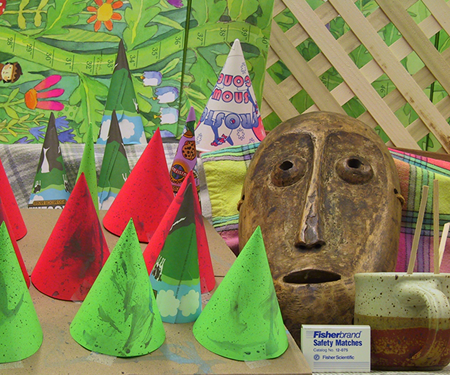
#> input picture ProjectFiles/CSC-340/Media/cones1.png, 450 x 375 px, found by its file name
$ python CSC-340.py
#> lines starting #> are read from the running program, lines starting #| are printed output that depends on the picture
import cv2
import numpy as np

# read in an image in opencv
image = cv2.imread("ProjectFiles/CSC-340/Media/cones1.png")
#> image is the input picture: shape (375, 450, 3); mean B, G, R 82.3, 130.2, 132.6

# get size of image
numRows = image.shape[0]
#> numRows = 375
numCols = image.shape[1]
#> numCols = 450
print("Number of rows: ", numRows)
#| Number of rows:  375
print("Number of columns: ", numCols)
#| Number of columns:  450

# create a second image of the same size of the first image
emptyIm = np.zeros((numRows, numCols, 3), np.float32)

# itterate over all pixels
for i in range(numRows):
    for j in range(numCols):
        # copy blue channel into empty image
       emptyIm[i][j][0] = image[i][j][0]
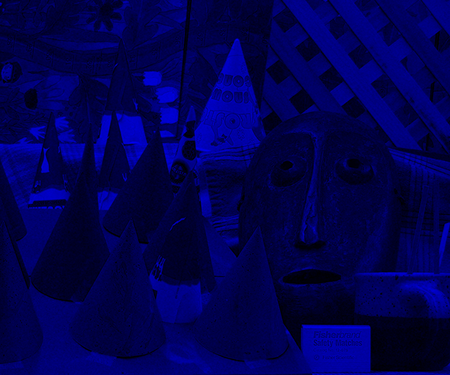
#> emptyIm: shape (375, 450, 3) float32; mean B, G, R 82.3, 0, 0

# display the image
cv2.imshow("Image", emptyIm / 255.0)


cv2.waitKey(0) # wait for a key press "enter"
cv2.destroyAllWindows() # close the window

$ run again, with ProjectFiles/CSC-340/Media/360_F_283839302_yt6JIsE96Pj4PydFDcBNKDUnuSpYB9h0.png copied over ProjectFiles/CSC-340/Media/cones1.png
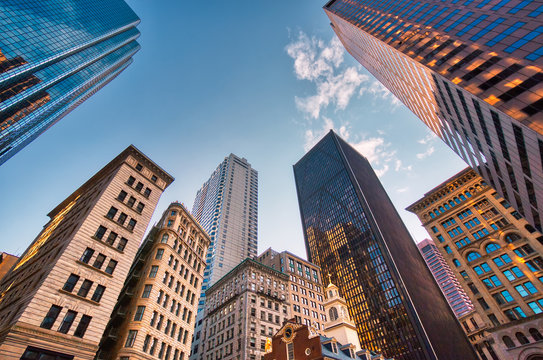
#> input picture ProjectFiles/CSC-340/Media/360_F_283839302_yt6JIsE96Pj4PydFDcBNKDUnuSpYB9h0.png, 543 x 360 px, found by its file name
#> image is the input picture: shape (360, 543, 3); mean B, G, R 127.9, 119.2, 116.8
#| Number of rows:  360
#| Number of columns:  543
#> after the loop `for i in range(numRows):`:
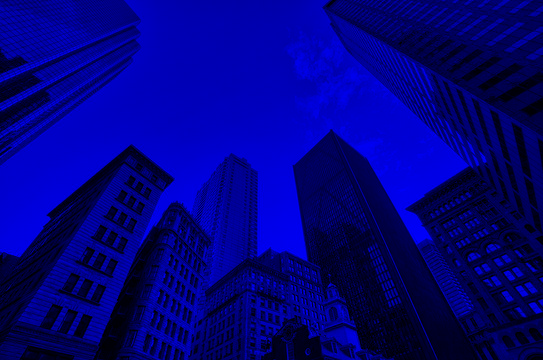
#> emptyIm: shape (360, 543, 3) float32; mean B, G, R 127.9, 0, 0

$ run again, with ProjectFiles/CSC-340/Media/360_F_316457746_jcEMNJy3LRoH8XwmQ4bozIOlCdji9uSi.png copied over ProjectFiles/CSC-340/Media/cones1.png
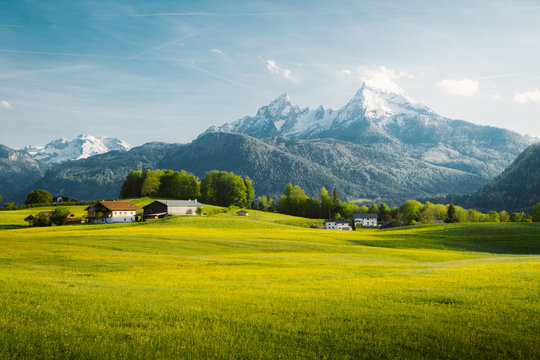
#> input picture ProjectFiles/CSC-340/Media/360_F_316457746_jcEMNJy3LRoH8XwmQ4bozIOlCdji9uSi.png, 540 x 360 px, found by its file name
#> image is the input picture: shape (360, 540, 3); mean B, G, R 106, 151.6, 136.1
#| Number of rows:  360
#| Number of columns:  540
#> after the loop `for i in range(numRows):`:
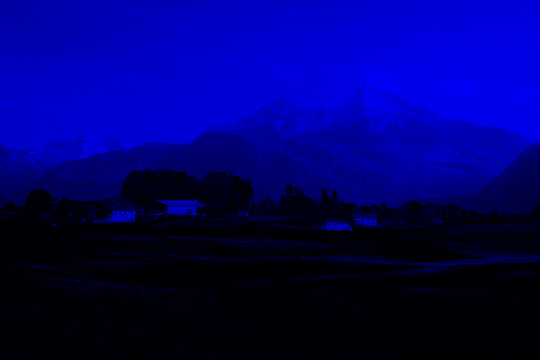
#> emptyIm: shape (360, 540, 3) float32; mean B, G, R 106, 0, 0

$ run again, with ProjectFiles/CSC-340/Media/Unknown.png copied over ProjectFiles/CSC-340/Media/cones1.png
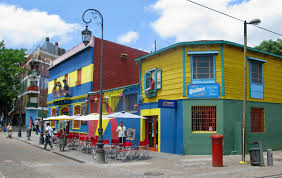
#> input picture ProjectFiles/CSC-340/Media/Unknown.png, 282 x 178 px, found by its file name
#> image is the input picture: shape (178, 282, 3); mean B, G, R 131.9, 135.4, 127.2
#| Number of rows:  178
#| Number of columns:  282
#> after the loop `for i in range(numRows):`:
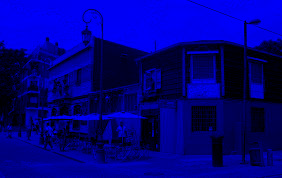
#> emptyIm: shape (178, 282, 3) float32; mean B, G, R 131.9, 0, 0
